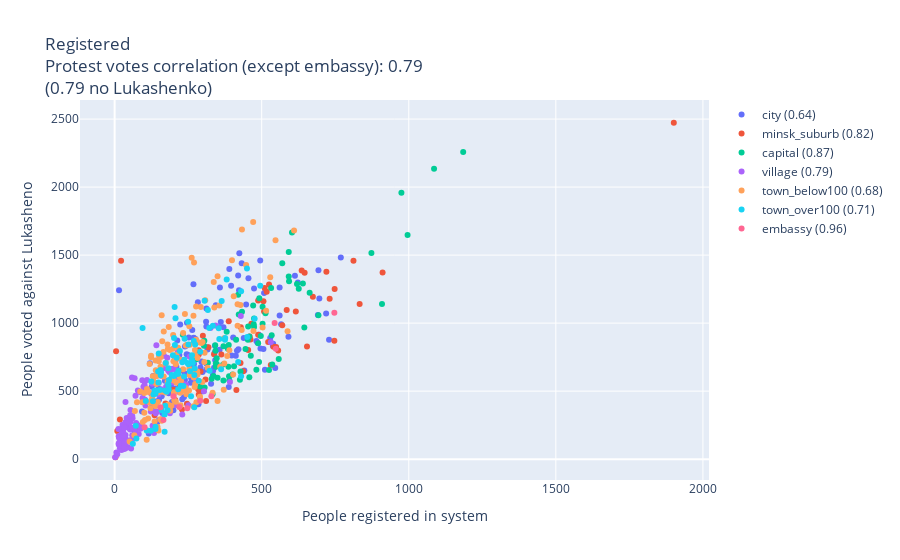

The notebook cell this image was saved under:
### Code cell
protest_chart('registered', 'People registered in system')
